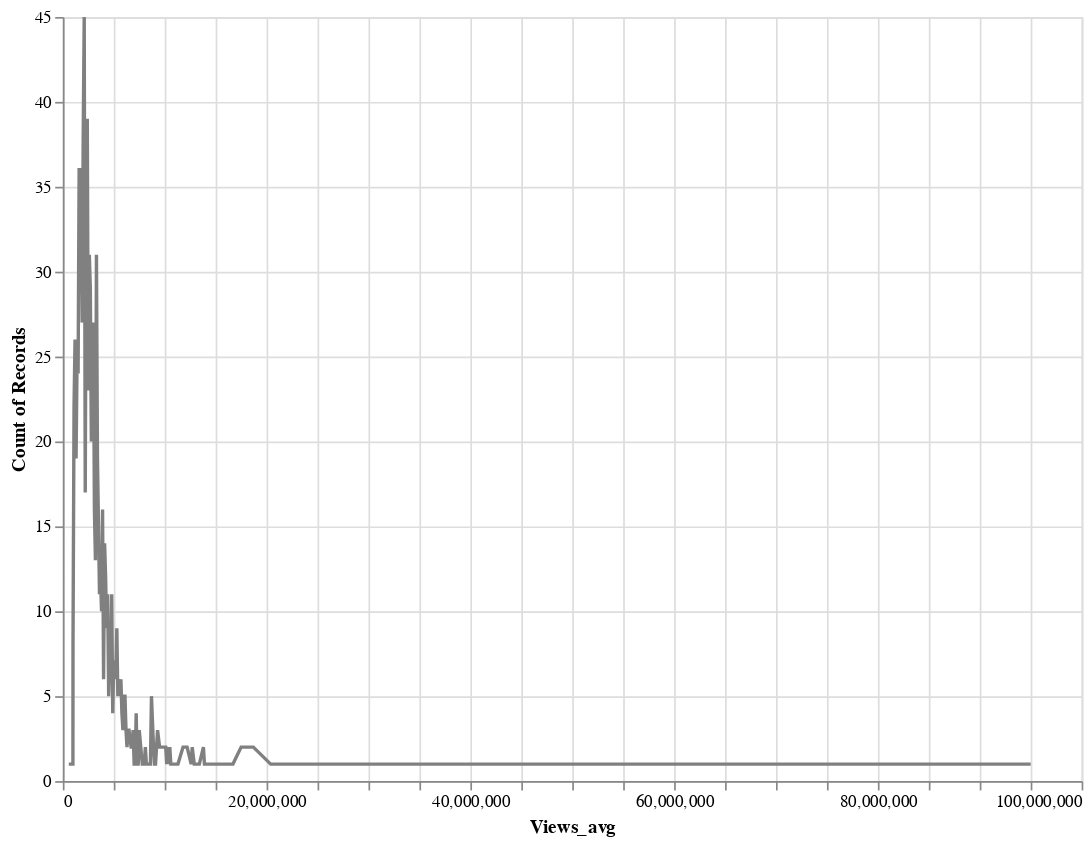

The code cell stored with this chart in its notebook:
### Code cell
import altair as alt
chart=alt.Chart(df6).mark_line(size=2).encode(
    x=alt.X('Views_avg'),
    y='count()',
    color=alt.value('gray')
).properties(
    width=600,
    height=450
)
chart

### Figure 1 — Vega-Lite specification as saved in the notebook (floating-point values rounded to 4 significant figures; data arrays with more than 128 entries replaced by an {"elided": "..."} marker saying what was removed)
{"config": {"view": {"continuousWidth": 400, "continuousHeight": 300}}, "data": {"name": "data-8c6076f80aeea6eee48408f691ca8d83"}, "mark": {"type": "line", "size": 2}, "encoding": {"color": {"value": "gray"}, "x": {"type": "quantitative", "field": "Views_avg"}, "y": {"type": "quantitative", "aggregate": "count"}}, "height": 450, "width": 600, "$schema": "https://vega.github.io/schema/vega-lite/v4.8.1.json", "datasets": {"data-8c6076f80aeea6eee48408f691ca8d83": {"elided": "999 records"}}}
